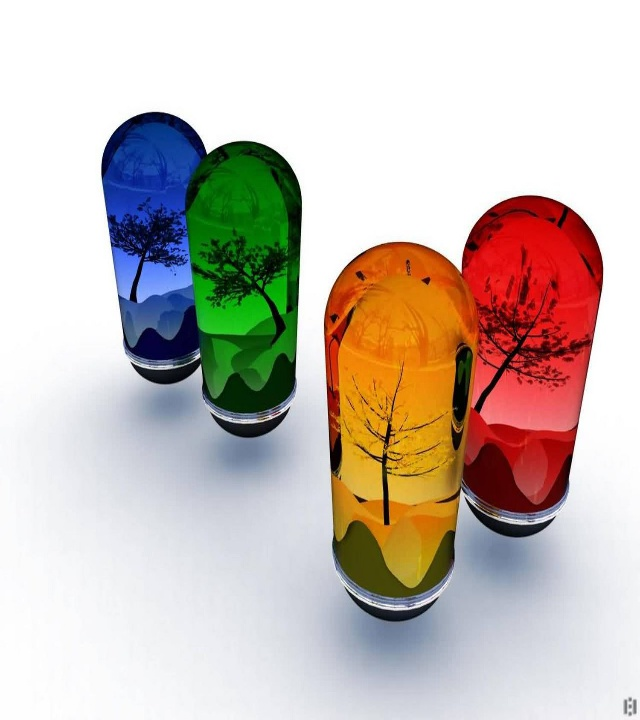
#> input picture 1. Introduction to OpenCV/glasses.jpg, 640 x 720 px
$ python 6.Working_With_Pixels.py
#> lines starting #> are read from the running program, lines starting #| are printed output that depends on the picture; after the words box and inside, x2 and y2 are one past the last pixel; in counts of white or black regions, pixels touching at a corner belong together
# -*- coding: utf-8 -*-
"""
Created on Sun Nov 17 11:12:37 2019

@author: Jaimin
"""

# Import opencv.
import cv2

# Import numpy with alias
import numpy as np

# Read image
img = cv2.imread("glasses.jpg")
#> img is the input picture: shape (720, 640, 3); mean B, G, R 182.5, 190.4, 201.7

# Get/Print Pixel value
px1 = img[0,0,0]
#> px1 = 255

img[0,0,0] = 123
#> img: shape (720, 640, 3); under 0.01% of pixels changed, all inside (x1, y1, x2, y2) = (0, 0, 1, 1)

# Set Pixel Value
px1_new = img[0,0,0]
#> px1_new = 123

# Show updated image
img[:,:,0] = 0
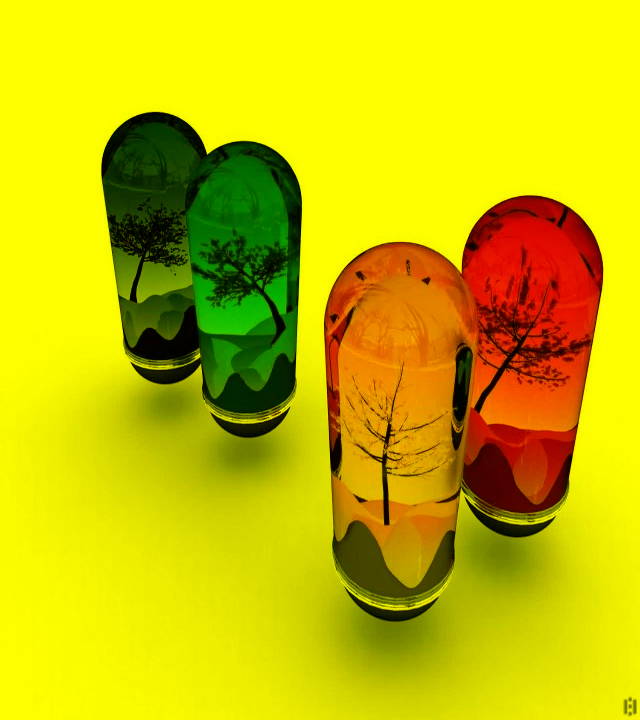
#> img: shape (720, 640, 3); mean B, G, R 0, 190.4, 201.7
img[:,:,1] = 0
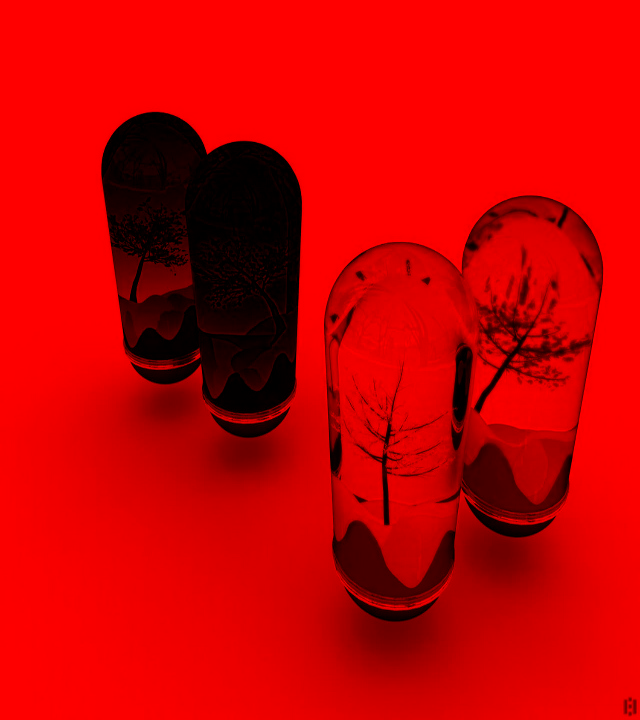
#> img: shape (720, 640, 3); mean B, G, R 0, 0, 201.7

img[0:100,0:100,:] = 0
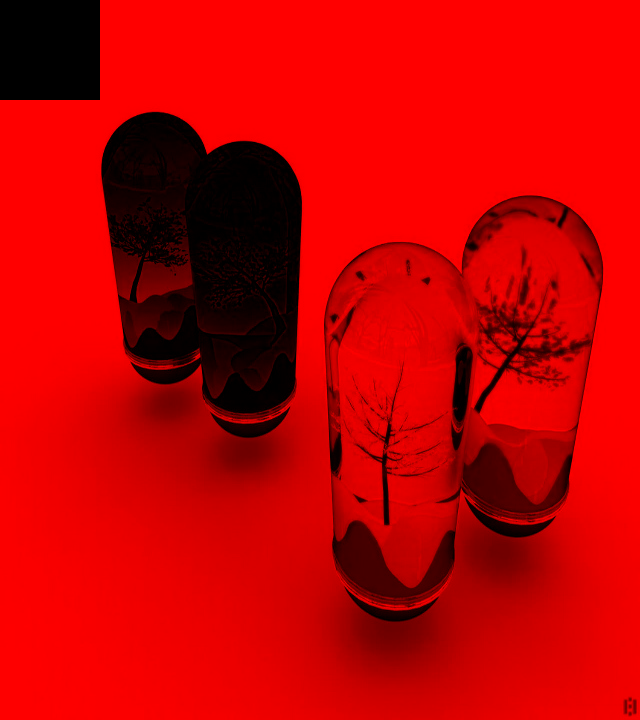
#> img: shape (720, 640, 3); 2.17% of pixels changed, all inside (x1, y1, x2, y2) = (0, 0, 100, 100)

cv2.imshow("R",img)
cv2.waitKey(0)
cv2.destroyAllWindows()
